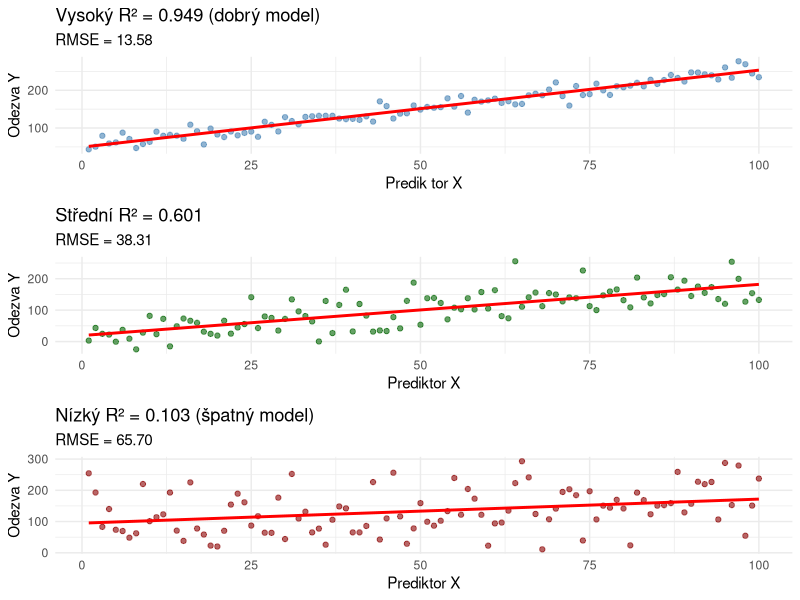
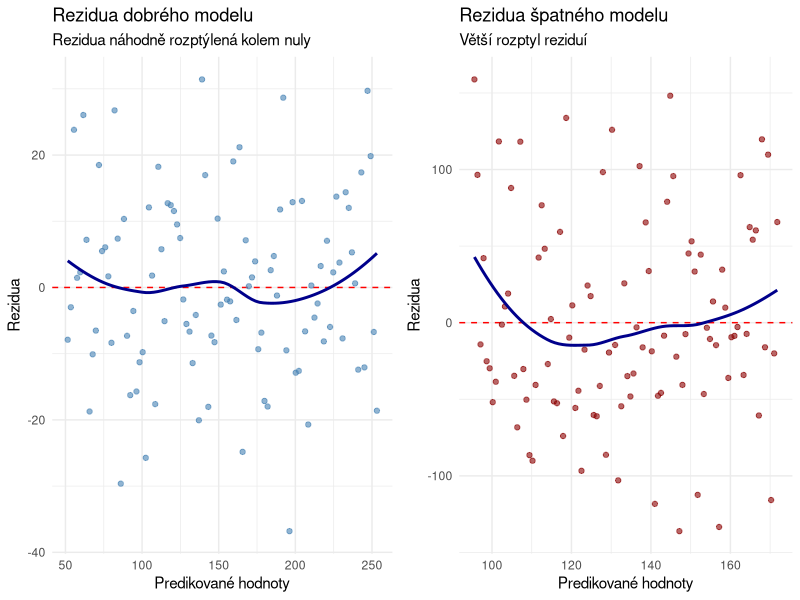

These figures' R source, in order:
## ---- chunk 1
#| label: fig-r-squared
#| fig-cap: "Vizualizace R-squared: modely s různou kvalitou přizpůsobení"
#| warning: false
#| fig-height: 8

library(ggplot2)
library(gridExtra)
set.seed(123)

# Model 1: Vysoký R-squared (dobrý model)
x1 <- seq(1, 100, length.out = 100)
y1 <- 2 * x1 + 50 + rnorm(100, 0, 15)
model1 <- lm(y1 ~ x1)
r2_1 <- summary(model1)$r.squared
rmse_1 <- sqrt(mean(residuals(model1)^2))

data1 <- data.frame(x = x1, y = y1, pred = fitted(model1))

p1 <- ggplot(data1, aes(x = x, y = y)) +
  geom_point(color = "steelblue", alpha = 0.6) +
  geom_line(aes(y = pred), color = "red", size = 1) +
  labs(
    title = sprintf("Vysoký R² = %.3f (dobrý model)", r2_1),
    subtitle = sprintf("RMSE = %.2f", rmse_1),
    x = "Predik tor X",
    y = "Odezva Y"
  ) +
  theme_minimal()

# Model 2: Střední R-squared
x2 <- seq(1, 100, length.out = 100)
y2 <- 1.5 * x2 + 30 + rnorm(100, 0, 40)
model2 <- lm(y2 ~ x2)
r2_2 <- summary(model2)$r.squared
rmse_2 <- sqrt(mean(residuals(model2)^2))

data2 <- data.frame(x = x2, y = y2, pred = fitted(model2))

p2 <- ggplot(data2, aes(x = x, y = y)) +
  geom_point(color = "darkgreen", alpha = 0.6) +
  geom_line(aes(y = pred), color = "red", size = 1) +
  labs(
    title = sprintf("Střední R² = %.3f", r2_2),
    subtitle = sprintf("RMSE = %.2f", rmse_2),
    x = "Prediktor X",
    y = "Odezva Y"
  ) +
  theme_minimal()

# Model 3: Nízký R-squared (špatný model)
x3 <- seq(1, 100, length.out = 100)
y3 <- 0.5 * x3 + 100 + rnorm(100, 0, 70)
model3 <- lm(y3 ~ x3)
r2_3 <- summary(model3)$r.squared
rmse_3 <- sqrt(mean(residuals(model3)^2))

data3 <- data.frame(x = x3, y = y3, pred = fitted(model3))

p3 <- ggplot(data3, aes(x = x, y = y)) +
  geom_point(color = "darkred", alpha = 0.6) +
  geom_line(aes(y = pred), color = "red", size = 1) +
  labs(
    title = sprintf("Nízký R² = %.3f (špatný model)", r2_3),
    subtitle = sprintf("RMSE = %.2f", rmse_3),
    x = "Prediktor X",
    y = "Odezva Y"
  ) +
  theme_minimal()

gridExtra::grid.arrange(p1, p2, p3, ncol = 1)
## ---- chunk 2
#| label: fig-residuals
#| fig-cap: "Vizualizace reziduí a chyb predikce"
#| warning: false

# Použití dat z prvního modelu (dobrý model)
data1$residuals <- residuals(model1)

p_res1 <- ggplot(data1, aes(x = pred, y = residuals)) +
  geom_hline(yintercept = 0, linetype = "dashed", color = "red") +
  geom_point(color = "steelblue", alpha = 0.6) +
  geom_smooth(se = FALSE, color = "darkblue") +
  labs(
    title = "Rezidua dobrého modelu",
    subtitle = "Rezidua náhodně rozptýlená kolem nuly",
    x = "Predikované hodnoty",
    y = "Rezidua"
  ) +
  theme_minimal()

# Použití dat ze třetího modelu (špatný model)
data3$residuals <- residuals(model3)

p_res2 <- ggplot(data3, aes(x = pred, y = residuals)) +
  geom_hline(yintercept = 0, linetype = "dashed", color = "red") +
  geom_point(color = "darkred", alpha = 0.6) +
  geom_smooth(se = FALSE, color = "darkblue") +
  labs(
    title = "Rezidua špatného modelu",
    subtitle = "Větší rozptyl reziduí",
    x = "Predikované hodnoty",
    y = "Rezidua"
  ) +
  theme_minimal()

gridExtra::grid.arrange(p_res1, p_res2, ncol = 2)
